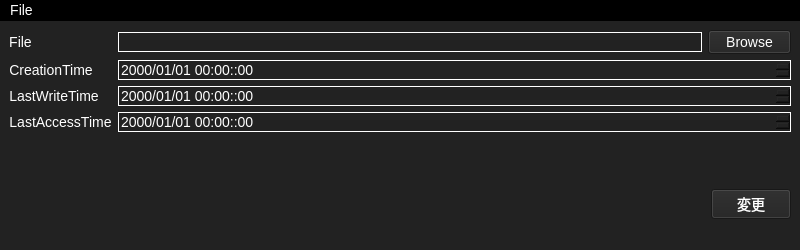
<?xml version="1.0" encoding="UTF-8"?>
<ui version="4.0">
 <class>MainWindow</class>
 <widget class="QMainWindow" name="MainWindow">
  <property name="geometry">
   <rect>
    <x>0</x>
    <y>0</y>
    <width>800</width>
    <height>250</height>
   </rect>
  </property>
  <property name="minimumSize">
   <size>
    <width>800</width>
    <height>250</height>
   </size>
  </property>
  <property name="maximumSize">
   <size>
    <width>16777215</width>
    <height>250</height>
   </size>
  </property>
  <property name="windowTitle">
   <string>TimeEditor</string>
  </property>
  <property name="styleSheet">
   <string notr="true">QWidget {
	background-color: #222;
	color: white;
	font-size: 14px;
}
QPushButton:hover {
	background-color: #333;
}
QMenuBar {
	background-color: #000;
}
QLineEdit {
	border-width: 1px;
	border-style: outset;
	border-color: white;
}
QDateTimeEdit {
	border-width: 1px;
	border-style: outset;
	border-color: white;
}</string>
  </property>
  <widget class="QWidget" name="centralwidget">
   <layout class="QVBoxLayout" name="verticalLayout_2">
    <item>
     <layout class="QVBoxLayout" name="verticalLayout">
      <item>
       <layout class="QFormLayout" name="formLayout">
        <item row="0" column="0">
         <widget class="QLabel" name="label">
          <property name="text">
           <string>File</string>
          </property>
          <property name="alignment">
           <set>Qt::AlignmentFlag::AlignCenter</set>
          </property>
         </widget>
        </item>
        <item row="0" column="1">
         <layout class="QHBoxLayout" name="horizontalLayout" stretch="7,1">
          <item>
           <widget class="QLineEdit" name="filePath">
            <property name="enabled">
             <bool>false</bool>
            </property>
           </widget>
          </item>
          <item>
           <widget class="QPushButton" name="fileBrowse">
            <property name="text">
             <string>Browse</string>
            </property>
           </widget>
          </item>
         </layout>
        </item>
        <item row="1" column="0">
         <widget class="QLabel" name="label_2">
          <property name="text">
           <string>CreationTime</string>
          </property>
          <property name="alignment">
           <set>Qt::AlignmentFlag::AlignCenter</set>
          </property>
         </widget>
        </item>
        <item row="1" column="1">
         <widget class="QDateTimeEdit" name="creationTime">
          <property name="displayFormat">
           <string>yyyy/MM/dd HH:mm::ss</string>
          </property>
         </widget>
        </item>
        <item row="2" column="0">
         <widget class="QLabel" name="label_4">
          <property name="text">
           <string>LastWriteTime</string>
          </property>
          <property name="alignment">
           <set>Qt::AlignmentFlag::AlignCenter</set>
          </property>
         </widget>
        </item>
        <item row="2" column="1">
         <widget class="QDateTimeEdit" name="lastWriteTime">
          <property name="displayFormat">
           <string>yyyy/MM/dd HH:mm::ss</string>
          </property>
         </widget>
        </item>
        <item row="3" column="0">
         <widget class="QLabel" name="label_3">
          <property name="text">
           <string>LastAccessTime</string>
          </property>
          <property name="alignment">
           <set>Qt::AlignmentFlag::AlignCenter</set>
          </property>
         </widget>
        </item>
        <item row="3" column="1">
         <widget class="QDateTimeEdit" name="lastAccessTime">
          <property name="displayFormat">
           <string>yyyy/MM/dd HH:mm::ss</string>
          </property>
         </widget>
        </item>
       </layout>
      </item>
      <item>
       <layout class="QHBoxLayout" name="horizontalLayout_2">
        <item>
         <spacer name="horizontalSpacer">
          <property name="orientation">
           <enum>Qt::Orientation::Horizontal</enum>
          </property>
          <property name="sizeHint" stdset="0">
           <size>
            <width>40</width>
            <height>20</height>
           </size>
          </property>
         </spacer>
        </item>
        <item>
         <widget class="QPushButton" name="changeTimeButton">
          <property name="text">
           <string>変更</string>
          </property>
         </widget>
        </item>
       </layout>
      </item>
     </layout>
    </item>
   </layout>
  </widget>
  <widget class="QMenuBar" name="menubar">
   <property name="geometry">
    <rect>
     <x>0</x>
     <y>0</y>
     <width>800</width>
     <height>25</height>
    </rect>
   </property>
   <widget class="QMenu" name="menuFile">
    <property name="title">
     <string>File</string>
    </property>
    <addaction name="actionOpen"/>
   </widget>
   <addaction name="menuFile"/>
  </widget>
  <widget class="QStatusBar" name="statusbar"/>
  <action name="actionOpen">
   <property name="text">
    <string>Open</string>
   </property>
   <property name="shortcut">
    <string>Ctrl+O</string>
   </property>
  </action>
 </widget>
 <resources/>
 <connections/>
</ui>
